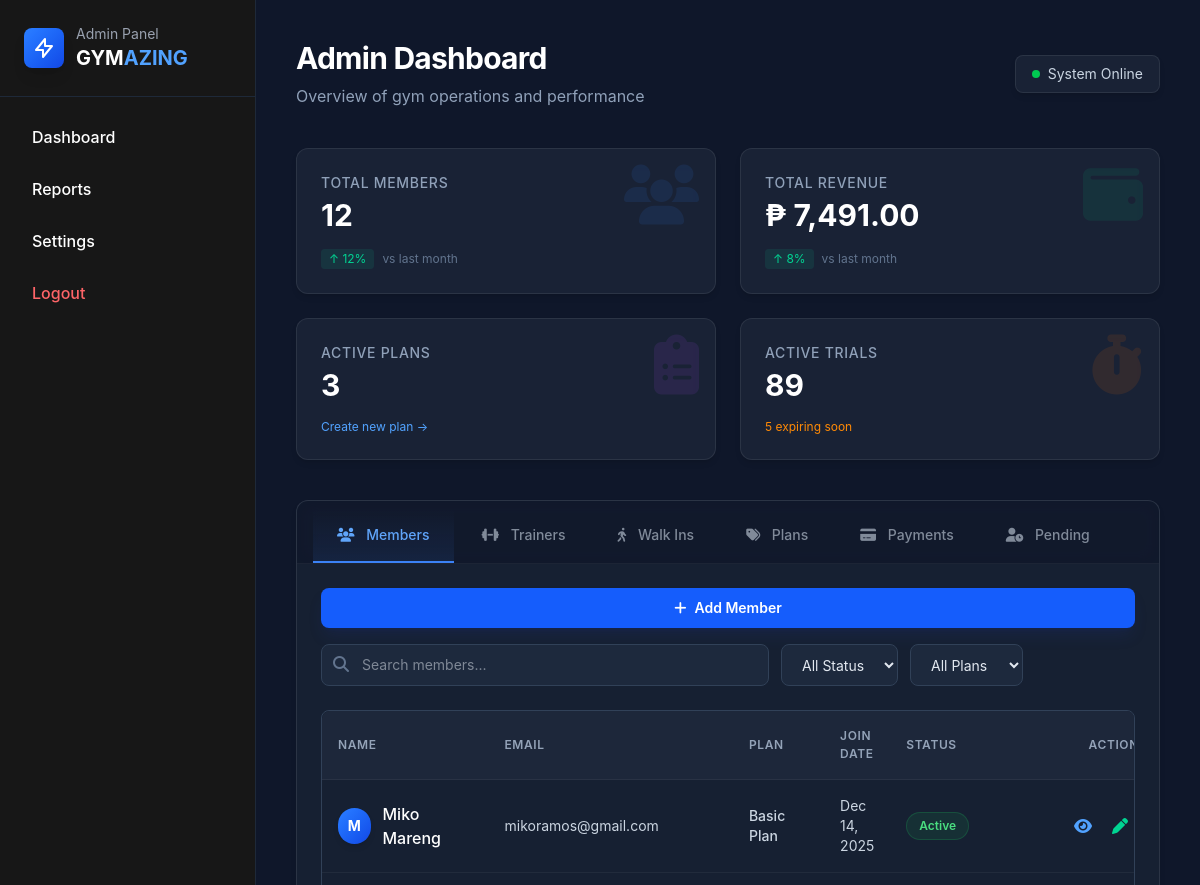
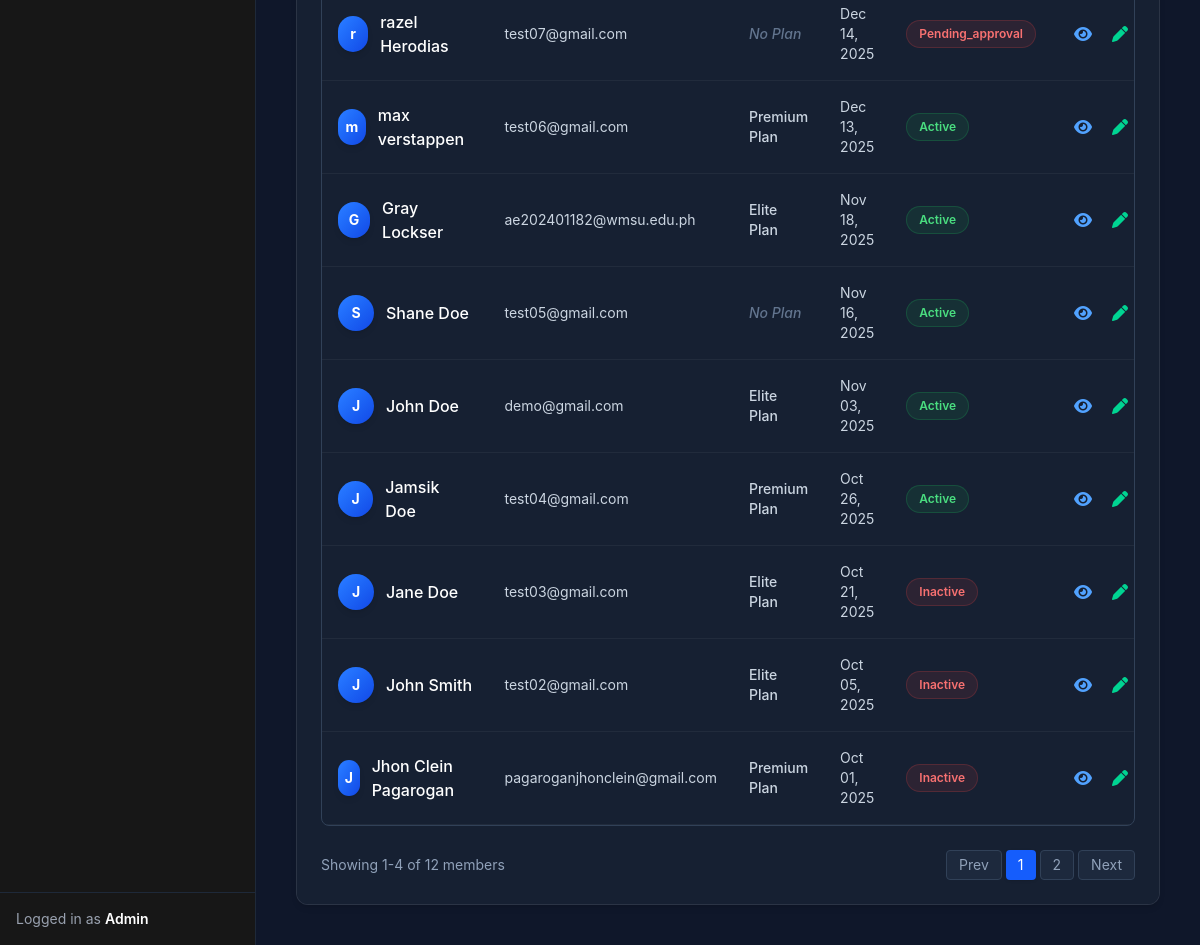
Screenshot of /index.php?controller=Admin&action=dashboard (signed in) with the database file from the repository (2 pictures, top to bottom).
### tables this page shows
CREATE TABLE `members` (
  `user_id` int(11) NOT NULL,
  `first_name` varchar(50) NOT NULL,
  `last_name` varchar(50) NOT NULL,
  `middle_name` varchar(50) DEFAULT NULL,
  `date_of_birth` date NOT NULL,
  `gender` enum('male','female','Others') NOT NULL,
  `email` varchar(50) NOT NULL,
  `profile_picture` varchar(255) DEFAULT NULL,
  `valid_id_picture` varchar(255) DEFAULT NULL,
  `phone_no` varchar(55) NOT NULL,
  `password` varchar(15) NOT NULL,
  `role` enum('admin','member','trainer') DEFAULT 'member',
  `created_at` date DEFAULT NULL,
  `status` enum('active','inactive','pending_approval','rejected') NOT NULL DEFAULT 'pending_approval'
);

### views/admin/adminDashboard.php (the view, shortened to what the rows shown need)
<!DOCTYPE html>
<html lang="en">
<head>
    <script src="../public/assets/js/tailwindcss/tailwindcss.js"></script>
    <link rel="stylesheet" href="https://cdnjs.cloudflare.com/ajax/libs/font-awesome/6.4.0/css/all.min.css">
</head>
<body class="min-h-screen">
    <?php include __DIR__ . "/layouts/adminnavbar.php" ?>
    <div class="min-h-screen md:ml-64 transition-all duration-300">
        <main class="p-6 lg:p-10">
            <div class="mb-10 flex flex-col md:flex-row justify-between items-start md:items-center">
                <div>
                    <h1 class="text-3xl font-bold text-white mb-2 tracking-tight">Admin Dashboard</h1>
                </div>
            </div>
            <div class="glass-panel rounded-xl border-0 overflow-hidden">
                <div id="members" class="tab-content active bg-[#162032]"> <div class="p-6">
                        <div class="overflow-x-auto rounded-lg border border-slate-700">
                            <table class="w-full text-left custom-table">
                                <thead>
                                    <tr>
                                        <th class="p-4 rounded-tl-lg">Name</th>
                                        <th class="p-4">Email</th>
                                        <th class="p-4">Plan</th>
                                        <th class="p-4">Join Date</th>
                                        <th class="p-4">Status</th>
                                        <th class="p-4 text-center rounded-tr-lg">Actions</th>
                                    </tr>
                                </thead>
                                <tbody>
                                    <?php foreach($members as $member) {
                                        $user_name = $member['name'];
                                        $user_initial = substr($user_name, 0, 1);
                                    ?>
                                        <tr class="table-row" data-user-id="<?= $member['user_id'] ?>">
                                            <td class="p-4">
                                                <div class="flex items-center">
                                                    <div class="w-9 h-9 bg-gradient-to-br from-blue-500 to-blue-700 rounded-full flex items-center justify-center text-white font-bold text-sm shadow-md mr-3">
                                                        <?= $user_initial ?>
                                                    </div>
                                                    <span class="font-medium text-white"><?= $member['name'] ?></span>
                                                </div>
                                            </td>
                                            <td class="p-4 text-sm text-slate-400"><?= $member['email'] ?></td>
                                            <td class="p-4 text-sm font-medium text-slate-300"><?= isset($member['plan_name']) ? $member['plan_name'] : '<span class="text-slate-500 italic">No Plan</span>' ?></td>
                                            <td class="p-4 text-sm text-slate-400"><?= date('M d, Y', strtotime($member['created_at'])) ?></td>
                                            <td class="p-4">
                                                <span class="status-badge <?= $member['status'] == 'active' ? 'status-active' : 'status-inactive'?>">
                                                    <?= isset($member['status']) ? ucfirst($member['status']) : 'Inactive' ?>
                                                </span>
                                            </td>
                                            <td class="p-4 text-center">
                                                <div class="flex items-center justify-center gap-2">
                                                    <button id="viewMemberDetailsBtn" class="btn-view-member p-1.5 text-blue-400 hover:text-blue-300 transition-colors" title="View"><i class="fas fa-eye"></i></button>
                                                    <button class="btn-edit-member p-1.5 text-emerald-400 hover:text-emerald-300 transition-colors" title="Edit"><i class="fas fa-pen"></i></button>
                                                </div>
                                            </td>
                                        </tr>
                                    <?php } ?>
                                </tbody>
                            </table>
                        </div>
                    </div>
                </div>
            </div> </main>
    </div>
</body>
</html>

### rows the page displays
members: user_initial "M", name "Miko Mareng", email "mikoramos@gmail.com", plan_name "Basic Plan", created_at "Dec 14, 2025", status "Active"
members: user_initial "r", name "razel Herodias", email "test07@gmail.com", shows "No Plan", created_at "Dec 14, 2025", status "Pending_approval"
members: user_initial "m", name "max verstappen", email "test06@gmail.com", plan_name "Premium Plan", created_at "Dec 13, 2025", status "Active"
members: user_initial "G", name "Gray Lockser", email "ae202401182@wmsu.edu.ph", plan_name "Elite Plan", created_at "Nov 18, 2025", status "Active"
members: user_initial "S", name "Shane Doe", email "test05@gmail.com", shows "No Plan", created_at "Nov 16, 2025", status "Active"
members: user_initial "J", name "John Doe", email "demo@gmail.com", plan_name "Elite Plan", created_at "Nov 03, 2025", status "Active"
members: user_initial "J", name "Jamsik Doe", email "test04@gmail.com", plan_name "Premium Plan", created_at "Oct 26, 2025", status "Active"
members: user_initial "J", name "Jane Doe", email "test03@gmail.com", plan_name "Elite Plan", created_at "Oct 21, 2025", status "Inactive"
members: user_initial "J", name "John Smith", email "test02@gmail.com", plan_name "Elite Plan", created_at "Oct 05, 2025", status "Inactive"
members: user_initial "J", name "Jhon Clein Pagarogan", email "pagaroganjhonclein@gmail.com", plan_name "Premium Plan", created_at "Oct 01, 2025", status "Inactive"

### other values shown
$memberCount['active_member_count'] "12"
$totalEarned['total_earned'] "7,491.00"
